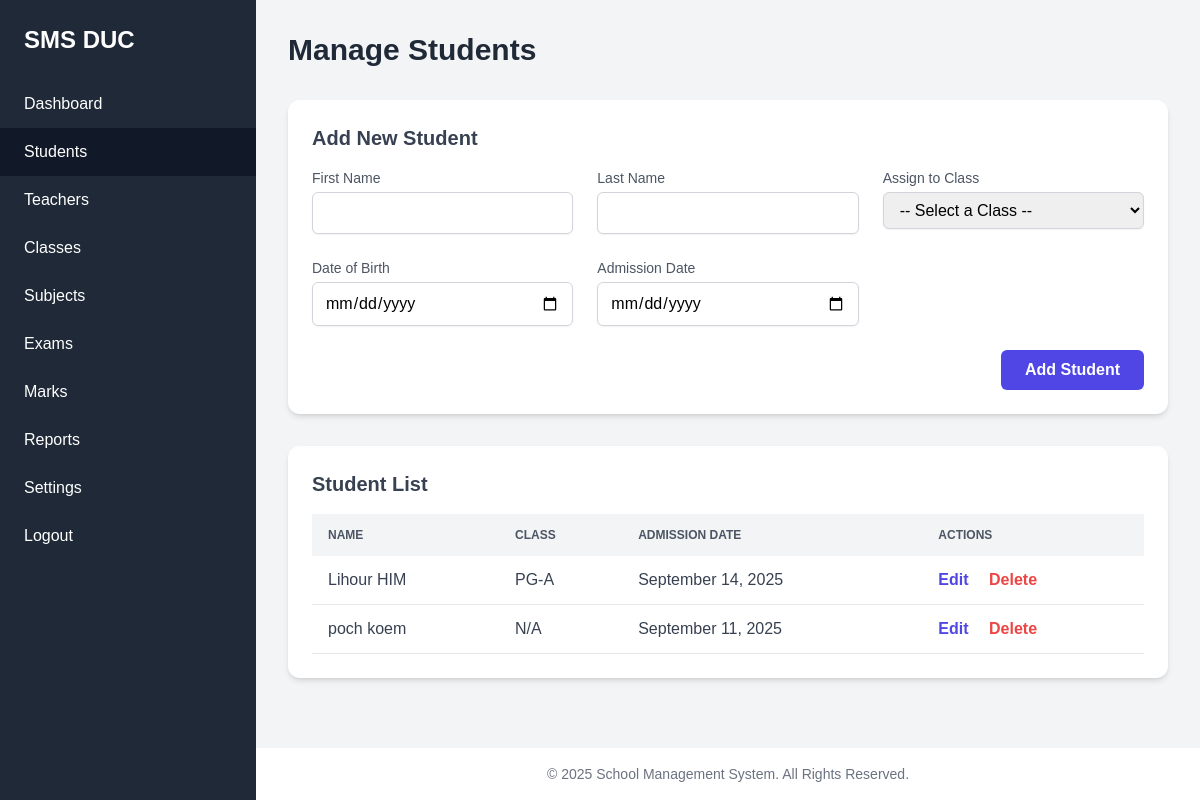
Screenshot of /pages/students.php (signed in) with the database file from the repository.
### tables this page shows
CREATE TABLE `students` (
  `id` int(11) NOT NULL,
  `first_name` varchar(50) NOT NULL,
  `last_name` varchar(50) NOT NULL,
  `date_of_birth` date DEFAULT NULL,
  `class_id` int(11) DEFAULT NULL,
  `admission_date` date DEFAULT NULL,
  `created_at` timestamp NOT NULL DEFAULT current_timestamp()
);

CREATE TABLE `classes` (
  `id` int(11) NOT NULL,
  `class_name` varchar(100) NOT NULL,
  `room_number` varchar(20) DEFAULT NULL,
  `teacher_id` int(11) DEFAULT NULL,
  `created_at` timestamp NOT NULL DEFAULT current_timestamp()
);

### pages/students.php (the view, shortened to what this page needs)
<?php
require_once '../config/db.php';
$editing_student = null;
$students = $pdo->query("
    SELECT s.id, s.first_name, s.last_name, s.admission_date, c.class_name
    FROM students s
    LEFT JOIN classes c ON s.class_id = c.id
    ORDER BY s.last_name, s.first_name
")->fetchAll();
require_once '../includes/header.php';
?>
<div class="space-y-8">
    <h1 class="text-3xl font-bold text-gray-800">Manage Students</h1>
    <div class="bg-white p-6 rounded-xl shadow-md">
        <h2 class="text-xl font-semibold text-gray-700 mb-4"><?php echo $editing_student ? 'Edit Student Details' : 'Add New Student'; ?></h2>
        <form action="students.php" method="POST" class="grid grid-cols-1 md:grid-cols-3 gap-6">
            <div>
                <label for="first_name" class="block text-sm font-medium text-gray-600">First Name</label>
                <input type="text" name="first_name" required class="mt-1 block w-full input-style" value="<?php echo htmlspecialchars($editing_student['first_name'] ?? ''); ?>">
            </div>
            <div>
                <label for="last_name" class="block text-sm font-medium text-gray-600">Last Name</label>
                <input type="text" name="last_name" required class="mt-1 block w-full input-style" value="<?php echo htmlspecialchars($editing_student['last_name'] ?? ''); ?>">
            </div>
             <div>
                <label for="class_id" class="block text-sm font-medium text-gray-600">Assign to Class</label>
                <select name="class_id" class="mt-1 block w-full input-style">
                    <option value="">-- Select a Class --</option>
                </select>
            </div>
            <div>
                <label for="date_of_birth" class="block text-sm font-medium text-gray-600">Date of Birth</label>
                <input type="date" name="date_of_birth" class="mt-1 block w-full input-style" value="<?php echo htmlspecialchars($editing_student['date_of_birth'] ?? ''); ?>">
            </div>
             <div>
                <label for="admission_date" class="block text-sm font-medium text-gray-600">Admission Date</label>
                <input type="date" name="admission_date" required class="mt-1 block w-full input-style" value="<?php echo htmlspecialchars($editing_student['admission_date'] ?? ''); ?>">
            </div>
            <div class="md:col-span-3 flex justify-end items-center gap-4">
                 <?php if ($editing_student): ?>
                    <a href="students.php" class="text-gray-600 hover:text-indigo-600 font-medium">Cancel Edit</a>
                    <button type="submit" name="update_student" class="btn-primary">Update Student</button>
                <?php else: ?>
                    <button type="submit" name="add_student" class="btn-primary">Add Student</button>
                <?php endif; ?>
            </div>
        </form>
    </div>
    <div class="bg-white p-6 rounded-xl shadow-md">
        <h2 class="text-xl font-semibold text-gray-700 mb-4">Student List</h2>
        <div class="overflow-x-auto">
            <table class="min-w-full bg-white">
                <thead class="bg-gray-100">
                    <tr>
                        <th class="th-style">Name</th>
                        <th class="th-style">Class</th>
                        <th class="th-style">Admission Date</th>
                        <th class="th-style">Actions</th>
                    </tr>
                </thead>
                <tbody class="text-gray-700">
                    <?php if (empty($students)): ?>
                        <tr><td colspan="4" class="py-4 px-4 text-center">No students found. Add one using the form above.</td></tr>
                    <?php else: ?>
                        <?php foreach ($students as $student): ?>
                            <tr class="border-b border-gray-200 hover:bg-gray-50">
                                <td class="td-style"><?php echo htmlspecialchars($student['first_name'] . ' ' . $student['last_name']); ?></td>
                                <td class="td-style"><?php echo htmlspecialchars($student['class_name'] ?? 'N/A'); ?></td>
                                <td class="td-style"><?php echo date('F j, Y', strtotime($student['admission_date'])); ?></td>
                                <td class="td-style space-x-4">
                                    <a href="students.php?edit=<?php echo $student['id']; ?>" class="text-indigo-600 hover:text-indigo-800 font-semibold">Edit</a>
                                    <form action="students.php" method="POST" class="inline-block" onsubmit="return confirm('Are you sure you want to delete this student? This cannot be undone.');">
                                        <button type="submit" name="delete_student" class="text-red-500 hover:text-red-700 font-semibold">Delete</button>
                                    </form>
                                </td>
                            </tr>
                        <?php endforeach; ?>
                    <?php endif; ?>
                </tbody>
            </table>
        </div>
    </div>
</div>
<?php require_once '../includes/footer.php'; ?>

### assets/css/style.css (style rules this page uses)
body { font-family: 'Poppins', sans-serif; background-color: #f0f2f5; }
.btn-primary { background-color: #4f46e5; color: #ffffff; }

### pages/students.php (style rules this page uses)
.input-style { padding: 0.5rem 0.75rem; border: 1px solid #D1D5DB; border-radius: 0.375rem; box-shadow: 0 1px 2px 0 rgba(0, 0, 0, 0.05); }
.btn-primary { background-color: #4F46E5; color: white; font-weight: bold; padding: 0.5rem 1.5rem; border-radius: 0.375rem; transition: background-color 0.2s; }
.th-style { padding: 0.75rem 1rem; text-align: left; font-size: 0.75rem; font-weight: 600; color: #4B5563; text-transform: uppercase; }
.td-style { padding: 0.75rem 1rem; }

### rows the page displays
students: first_name+last_name "Lihour HIM", class.class_name "PG-A", admission_date "September 14, 2025"
students: first_name+last_name "poch koem", class_name "N/A", admission_date "September 11, 2025"
